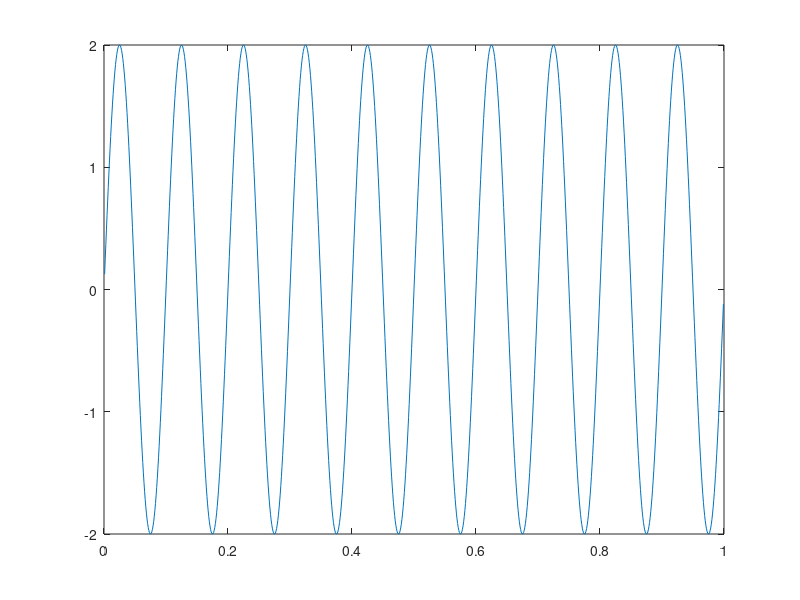

Recreate this plot in MATLAB. (Note: this script raises an error after producing the figure.)
%% Simpele sinus met sympathieke samplingfrequentie
Fs = 1024;
sinusfreq = 10;
amp = 2;

t = 0.001:(1/Fs):1.000;
x = amp*sin(2*pi*sinusfreq*t);
figure, plot(t, x);

[X, f] = freqspec(x, Fs);

figure, plot(f, X);

%% Specifiek voorbeeld
Fs = 1/3;
sinusfreq = 1/30;
amp = 2;

N = 150;
t = (1:N)/Fs;
x = amp*sin(2*pi*sinusfreq*t);

l = N/2;
f = Fs/N*(0:l);
Y = fft(x)/l;
Y = Y.*conj(Y);
figure, plot(f, Y(1:l+1));

[Z, fz] = freqspec(x, Fs);
figure, plot(fz, Z);

%Haha